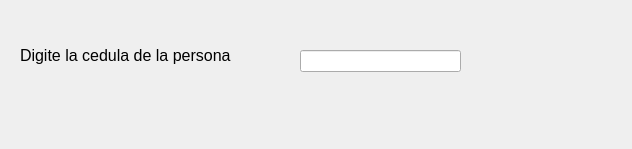
<?xml version="1.0" encoding="UTF-8"?>
<ui version="4.0">
 <class>idSearcher</class>
 <widget class="QWidget" name="idSearcher">
  <property name="geometry">
   <rect>
    <x>0</x>
    <y>0</y>
    <width>632</width>
    <height>149</height>
   </rect>
  </property>
  <property name="windowTitle">
   <string>Form</string>
  </property>
  <widget class="QLabel" name="label">
   <property name="geometry">
    <rect>
     <x>20</x>
     <y>40</y>
     <width>271</width>
     <height>31</height>
    </rect>
   </property>
   <property name="font">
    <font>
     <pointsize>12</pointsize>
    </font>
   </property>
   <property name="text">
    <string>Digite la cedula de la persona </string>
   </property>
  </widget>
  <widget class="QLineEdit" name="idGetter">
   <property name="geometry">
    <rect>
     <x>300</x>
     <y>50</y>
     <width>161</width>
     <height>22</height>
    </rect>
   </property>
  </widget>
 </widget>
 <resources/>
 <connections/>
</ui>
